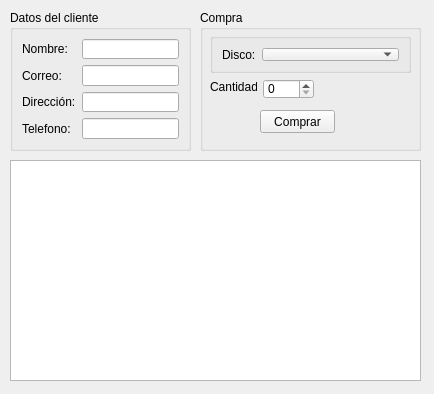
<?xml version="1.0" encoding="UTF-8"?>
<ui version="4.0">
 <class>Form</class>
 <widget class="QWidget" name="Form">
  <property name="geometry">
   <rect>
    <x>0</x>
    <y>0</y>
    <width>434</width>
    <height>394</height>
   </rect>
  </property>
  <property name="windowTitle">
   <string>Form</string>
  </property>
  <widget class="QGroupBox" name="groupBox">
   <property name="geometry">
    <rect>
     <x>10</x>
     <y>10</y>
     <width>181</width>
     <height>141</height>
    </rect>
   </property>
   <property name="title">
    <string>Datos del cliente</string>
   </property>
   <layout class="QFormLayout" name="formLayout">
    <item row="1" column="0">
     <widget class="QLabel" name="label_2">
      <property name="text">
       <string>Correo:</string>
      </property>
     </widget>
    </item>
    <item row="1" column="1">
     <widget class="QLineEdit" name="lineEdit_correo"/>
    </item>
    <item row="2" column="0">
     <widget class="QLabel" name="label_3">
      <property name="text">
       <string>Dirección:</string>
      </property>
     </widget>
    </item>
    <item row="2" column="1">
     <widget class="QLineEdit" name="lineEdit_dir"/>
    </item>
    <item row="3" column="0">
     <widget class="QLabel" name="label_4">
      <property name="text">
       <string>Telefono:</string>
      </property>
     </widget>
    </item>
    <item row="3" column="1">
     <widget class="QLineEdit" name="lineEdit_tel"/>
    </item>
    <item row="0" column="0">
     <widget class="QLabel" name="label">
      <property name="text">
       <string>Nombre:</string>
      </property>
     </widget>
    </item>
    <item row="0" column="1">
     <widget class="QLineEdit" name="lineEdit_nom"/>
    </item>
   </layout>
  </widget>
  <widget class="QGroupBox" name="groupBox_2">
   <property name="geometry">
    <rect>
     <x>200</x>
     <y>10</y>
     <width>221</width>
     <height>141</height>
    </rect>
   </property>
   <property name="title">
    <string>Compra</string>
   </property>
   <widget class="QLabel" name="label_6">
    <property name="geometry">
     <rect>
      <x>10</x>
      <y>69</y>
      <width>47</width>
      <height>16</height>
     </rect>
    </property>
    <property name="text">
     <string>Cantidad:</string>
    </property>
   </widget>
   <widget class="QSpinBox" name="spinBoxCant">
    <property name="geometry">
     <rect>
      <x>63</x>
      <y>69</y>
      <width>51</width>
      <height>20</height>
     </rect>
    </property>
   </widget>
   <widget class="QGroupBox" name="groupBox_3">
    <property name="geometry">
     <rect>
      <x>10</x>
      <y>23</y>
      <width>201</width>
      <height>40</height>
     </rect>
    </property>
    <property name="title">
     <string/>
    </property>
    <layout class="QFormLayout" name="formLayout_3">
     <item row="0" column="0">
      <widget class="QLabel" name="label_5">
       <property name="text">
        <string>Disco:</string>
       </property>
      </widget>
     </item>
     <item row="0" column="1">
      <widget class="QComboBox" name="comboBoxDiscos"/>
     </item>
    </layout>
   </widget>
   <widget class="QPushButton" name="pushButtonComprar">
    <property name="geometry">
     <rect>
      <x>60</x>
      <y>100</y>
      <width>75</width>
      <height>23</height>
     </rect>
    </property>
    <property name="text">
     <string>Comprar</string>
    </property>
   </widget>
  </widget>
  <widget class="QTableView" name="tableView">
   <property name="geometry">
    <rect>
     <x>10</x>
     <y>160</y>
     <width>411</width>
     <height>221</height>
    </rect>
   </property>
  </widget>
 </widget>
 <resources/>
 <connections/>
</ui>
